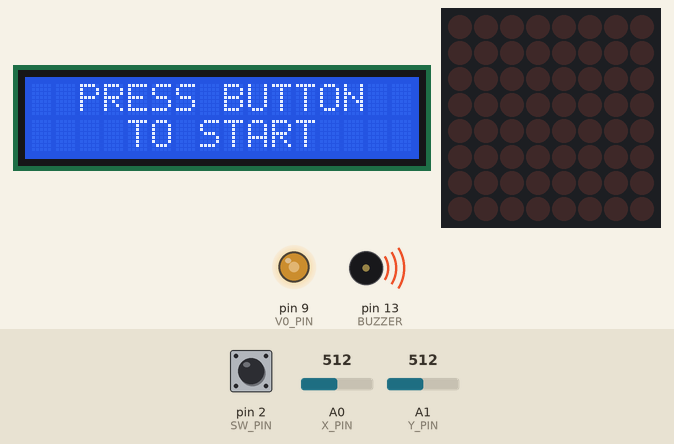
This sketch was run on a simulated Arduino Uno, built with avr-gcc and run on an emulated ATmega328P. Shown: 16×2 character LCD, 8×8 LED matrix, output pins drawn as LEDs (lit = HIGH), buzzer (waves = sounding). The test bench sets the inputs (shaded band); at power-on: pin 2 (SW_PIN) HIGH, A1 (Y_PIN) = 512, A0 (X_PIN) = 512. Random numbers use the default seed unless the sketch sets one; EEPROM starts erased.

Above: at 1.2 s.
1.3 s: pin 2 (SW_PIN) pulled LOW for 0.9 s
At 2.54 s:
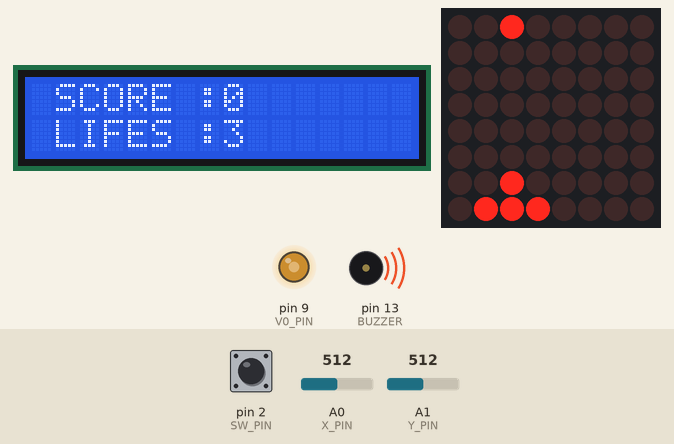
At 3.01 s:
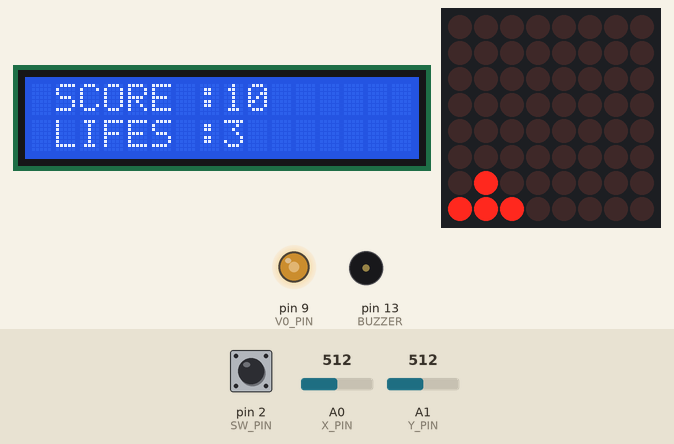
3.8 s: A1 (Y_PIN) set to 423
5.6 s: A1 (Y_PIN) set to 397
7.1 s: pin 2 (SW_PIN) pulled LOW for 0.9 s
At 9.04 s:
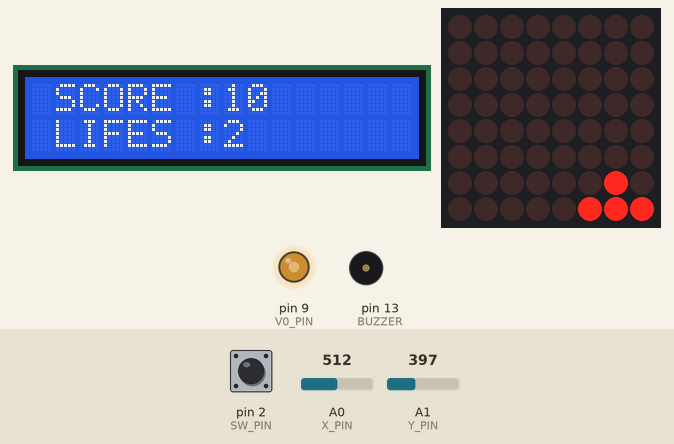
10.2 s: pin 2 (SW_PIN) pulled LOW for 3.2 s
At 11.85 s:
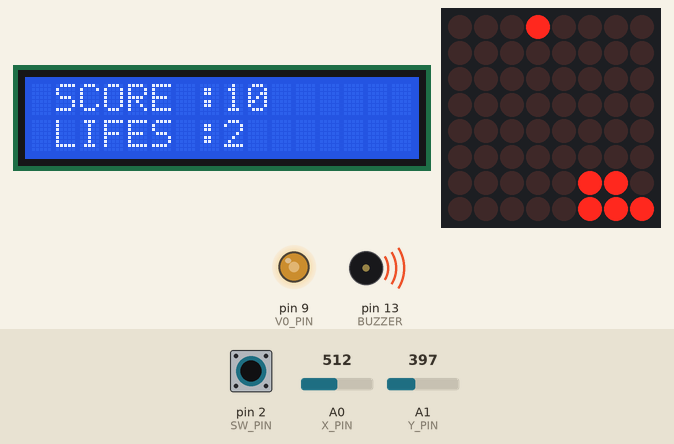
14.9 s: A1 (Y_PIN) set to 511
17.3 s: A1 (Y_PIN) set to 523
Timing chart, 0 to 21.8 s (numbered marks = the images above; inputs shaded):
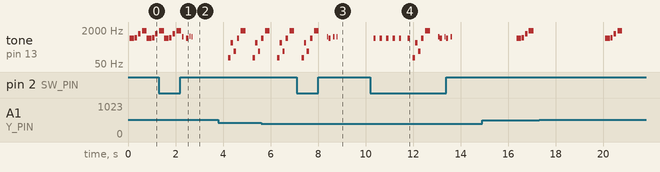

Measured:
- after the input at 1.3 s, the display: first changes after 0.99 s (image 1 shows a later state)
- after the input at 7.1 s, the display: first changes after 1.2 s (image 3 shows a later state)
- by itself, tone on pin 13 (BUZZER): plays 800 Hz for 0.10 s, 800 Hz for 0.10 s, 800 Hz for 0.10 s, 800 Hz for 0.10 s, 800 Hz for 0.10 s, 800 Hz for 0.10 s … (16 notes in this stretch)
- what the display in image 2 shows lasts 0.5 s, from 2.8 s to 3.3 s

The sketch:

chickenInvader.ino
```cpp
#include "LedControl.h"
#include "EEPROMAnything1.h"
#include <LiquidCrystal.h>
#define SW_PIN 2 // digital pin connected to switch output
#define X_PIN A0 // analog pin connected to X output
#define Y_PIN A1 // analog pin connected to Y output
#define BUTTON_PIN 6
#define V0_PIN 9
#define BUZZER 13
int switch_value;
int x_value, y_value;
int interval = 25,intervalTragere = 1000;
int i = 0,j=0;
int conditioner =0;
int contor = 0;
int ok =1;
int vieti = 3;
int semafor = 1;
int score = 0;
int HIGHSCORE;

LiquidCrystal lcd(3, 4, 5, 6, 7, 8);
LedControl lc = LedControl(12, 11, 10,1);
short unsigned int matriceJoc [8][8] ={
   {0,0,0,0,0,0,0,0},
   {0,0,0,0,0,0,0,0},
   {0,0,0,0,0,0,0,0},
   {0,0,0,0,0,0,0,0},
   {0,0,0,0,0,0,0,0},
   {0,0,0,0,0,0,0,0},
   {0,0,0,1,0,0,0,0},
   {0,0,1,1,1,0,0,0}
};
void restartJoc(){
  for(int i =0 ; i<8;i++)
    for(int j =0; j< 8;j++)
      matriceJoc[i][j]=0;
  matriceJoc[7][2]=1;
  matriceJoc[7][3]=1;
  matriceJoc[7][4]=1;
  matriceJoc[6][3]=1;
}
void inamicGenerator(){
  int monster1 = random(1,7);
  matriceJoc[0][monster1] = 2;
  delay(100);
}

void joc(){
  for(int row=0 ; row < 8 ; row ++)
      for(int col=0; col < 8 ; col ++){
        if(matriceJoc[row][col] == 2)
          lc.setLed(0,row,col,matriceJoc[row][col]-1);
        else
          lc.setLed(0,row,col,matriceJoc[row][col]);
      }
}

int fire (){
  for(int col=0 ; col < 8 ; col ++)
    if(matriceJoc[6][col] == 1){
      tone(BUZZER,800,200);
      delay(100);
      noTone(BUZZER);
      matriceJoc[5][col] = 1;
    }
}

void moveRight (){
  short unsigned int col = 0;
  while(1){
    if( col == 5)
      break;
    if ( matriceJoc[7][col] == 1 && col < 5){
      matriceJoc[7][col] = 0;
      matriceJoc[7][col+1] = 1;
      matriceJoc[7][col+2] = 1;
      matriceJoc[7][col+3] = 1;
      matriceJoc[6][col+1] = 0;
      matriceJoc[6][col+2] = 1;
      tone(BUZZER,950,200);
      delay(50);
      noTone(BUZZER);
      break;
    }

    ++col;
  }
}
void moveLeft (){
  short unsigned int col = 7;
  while(1){
    if(col == 2)
      break;
    if ( matriceJoc[7][col] == 1 && col > 2){
      matriceJoc[7][col] = 0;
      matriceJoc[7][col-1] = 1;
      matriceJoc[7][col-2] = 1;
      matriceJoc[7][col-3] = 1;
      matriceJoc[6][col-1] = 0;
      matriceJoc[6][col-2] = 1;
      tone(BUZZER,950,200);
      delay(50);
      noTone(BUZZER);
      break;
    }
    if (matriceJoc[7][col] == 1 && col == 2){
      matriceJoc[7][0] = 1;
      matriceJoc[7][1] = 1;
      matriceJoc[7][2] = 1;
      matriceJoc[6][1] = 1;
      matriceJoc[7][3] = 0;
      matriceJoc[7][2] = 0;
      tone(BUZZER,950,200);
      delay(50);
      noTone(BUZZER);
      break;
    }
    --col;
  }
}
void setup() {
  lc.shutdown(0, false);
  lc.setIntensity(0, 3);
  lc.clearDisplay(0);
  Serial.begin(9600);
  pinMode(SW_PIN, INPUT);
  digitalWrite(SW_PIN, HIGH);
  lcd.begin(16, 2);
  lcd.clear();
  lcd.setCursor(1, 0);
  pinMode(V0_PIN, OUTPUT);
  analogWrite(V0_PIN, 140);
  pinMode(BUZZER, OUTPUT);
  EEPROM_readAnything(0,HIGHSCORE);
}

void fireMove()
{
  for(int row = 1 ; row < 7 ; row++)
    if(matriceJoc[5][row] == 1)
      for(int linie = 5 ; linie > 0 ; linie -- ){
        if ( matriceJoc[linie-1][row] == 2){
           matriceJoc[linie-1][row] = 0;
           matriceJoc[linie][row] = 0;
           lc.setLed(0,linie-1,row,matriceJoc[linie-1][row]);
           lc.setLed(0,linie-1,row,matriceJoc[linie][row]);
           score += 10 ;
           tone(BUZZER,1000,200);
           delay(25);
           noTone(BUZZER);
           delay(5);
           break;
         }
        else{
        matriceJoc[linie-1][row] = matriceJoc[linie][row];
        lc.setLed(0,linie-1,row,matriceJoc[linie-1][row]);
        matriceJoc[linie][row] = 0;
        lc.setLed(0,linie,row,matriceJoc[linie][row]);
        delay(5);
        if(linie-1 == 0)
          matriceJoc[linie-1][row] = 0;
          lc.setLed(0,linie-1,row,matriceJoc[linie-1][row]);
        }

      }


}
void mutareInamici(){
  for ( int row = 7 ; row > 0 ; row--)
    for( int col = 1 ; col < 7 ; col++)
      if(matriceJoc[row-1][col] == 2){
      if(matriceJoc[row-1][col] == 2 && matriceJoc[row][col] == 1){
        ok = 0;
        conditioner = 0;
        matriceJoc[row-1][col] = 0;
        if(vieti !=0){
        vieti -- ;
        }
        semafor = 0;
        break;
        }
      matriceJoc[row][col]=matriceJoc[row-1][col];
      lc.setLed(0,row,col,matriceJoc[row-1][col]);
      matriceJoc[row-1][col]=0;
      lc.setLed(0,row,col,matriceJoc[row][col]);
      delay(55);

    }
  for( int col = 1 ; col < 7 ; col++){
    if( matriceJoc[7][col] == 2 ){
        matriceJoc[7][col] = 0;
        lc.setLed(0,7,col,matriceJoc[7][col]);
      }
  }
}
int mode = 0;
void bossBattle(){
 for(int col = 0; col < 2; col ++)
  for(int row = 1; row <7 ; row++){
    matriceJoc[col][row]=2;
    lc.setLed(0,col,row,matriceJoc[col][row]-1);
  }

}
void loop() {
  switch_value = digitalRead(SW_PIN);
  x_value = map(analogRead(X_PIN),0,1023,0,10);
  y_value = map(analogRead(Y_PIN),0,1023,0,10);
  unsigned long previousTime;
  if(switch_value == 0)
    previousTime = millis();
  if ( vieti == 0){
      lcd.clear();
      lcd.setCursor(3, 0);
      lcd.print("TRY AGAIN?");
      lcd.setCursor(0, 1);
      lcd.print("PRESS TO RESTART");
      tone(BUZZER, 800,100);
      delay(100);
      tone(BUZZER, 820,100);
      delay(120);
      tone(BUZZER, 840,100);
      delay(140);
      tone(BUZZER, 1300,100);
      delay(160);
      tone(BUZZER, 1800,1000);
      delay(200);
      noTone(BUZZER);
      delay(1000);
      lcd.clear();
      if(HIGHSCORE < score)
        HIGHSCORE = score;
      EEPROM_writeAnything(0,HIGHSCORE);
      lcd.setCursor(0, 0);
      lcd.print("HIGHSCORE:");
      lcd.print(HIGHSCORE);
      lcd.setCursor(0, 1);
      lcd.print("SCORE :");
      lcd.print(score);
      delay(2000);
      switch_value = digitalRead(SW_PIN);
      if(switch_value == 0){
        vieti = 3;
        semafor = 1;
        ok = 1;
        }
      if(HIGHSCORE < score)
        HIGHSCORE = score;
      EEPROM_writeAnything(0,HIGHSCORE);
  }
  if ( ok == 1 && conditioner == 0 && semafor == 1){
        lcd.clear();
        lcd.setCursor(2, 0);
        lcd.print("PRESS BUTTON");
        lcd.setCursor(4, 1);
        lcd.print("TO START");
        tone(BUZZER, 800,100);
        delay(100);
        tone(BUZZER, 820,100);
        delay(120);
        tone(BUZZER, 840,100);
        delay(140);
        tone(BUZZER, 1300,100);
        delay(160);
        tone(BUZZER, 1800,1000);
        delay(200);
        noTone(BUZZER);
        if( switch_value == 0){
        conditioner = 1;
        }
        restartJoc();
        score = 0;
     }

  if ( ok == 0 && vieti != 0 && semafor == 0){
    lcd.clear();
    lcd.setCursor(3, 0);
    lcd.print("GAME OVER");
    lcd.setCursor(1,1);
    lcd.print("LIFES :");
    lcd.print(vieti);
    lcd.print(" REMAINING");
    tone(BUZZER, 100,100);
    delay(100);
    tone(BUZZER, 500,100);
    delay(120);
    tone(BUZZER, 200,100);
    delay(140);
    tone(BUZZER, 800,100);
    delay(160);
    tone(BUZZER, 1800,1000);
    delay(200);
    noTone(BUZZER);
    delay(300);
    restartJoc();
    }
  if ( ok == 0 && switch_value == 0){
      conditioner = 1;
      ok = 1;
    }
  if( conditioner == 1 ){
    if ( ok == 1){
      lcd.clear();
      lcd.setCursor(1,0);
      lcd.print("SCORE :");
      lcd.print(score);
      lcd.setCursor(1,1);
      lcd.print("LIFES :");
      lcd.print(vieti);
    joc();
    if( y_value < 4){
          delay(35);
          moveRight();
      }
    if( y_value > 4 ){
          delay(35);
          moveLeft();
      }
    if( contor%6 == 0)
      inamicGenerator();
    joc();
    if( switch_value == 0)
        fire();
    delay(25);
    fireMove();
    mutareInamici();
    contor++;
    if(score%100 == 0 && score !=0){
      bossBattle();
      mutareInamici();
    }
  }
  }
  }
```
